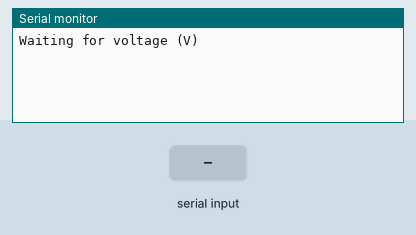
Recording of a sketch running on a simulated Arduino Uno, built with avr-gcc and run on an emulated ATmega328P. Parts: the last lines printed to the serial monitor. The inputs (shaded band) are chosen by the test bench.

Above: at 1.2 s.
1.3 s: "90,45\n" received over Serial
At 2.1 s:
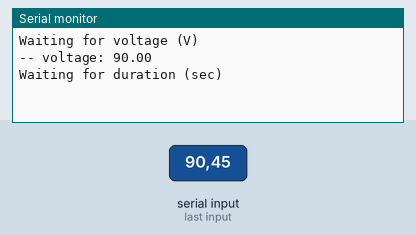
2.8 s: "1,90\n" received over Serial
At 4.0 s:
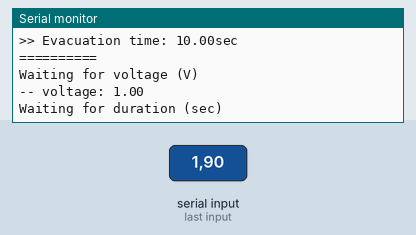

Measured:
- after the input at 1.3 s, the serial monitor: prints a new line at once (image 1)
- after the input at 2.8 s, the serial monitor: prints a new line after 0.41 s (image 2)

The sketch:

fuzzy_example.ino
```cpp
#include"FuzzyAlarm.h"

FuzzyAlarm fa;

float products[9];
float results[9];

void setup() {
  // put your setup code here, to run once:
  Serial.begin(9600);
}

void loop() {
  Serial.println("Waiting for voltage (V)");
  while( Serial.available() == false) {}
  float voltage = Serial.parseFloat(SKIP_ALL, '\n');
  Serial.print("-- voltage: ");
  Serial.println(voltage);
  Serial.println("Waiting for duration (sec)");
  while( Serial.available() == false) {}
  float duration = Serial.parseFloat(SKIP_ALL, '\n');
  Serial.print("-- duration: ");
  Serial.println(duration);
  Serial.println("New Run");
  triVal a = fa.getIntensity(voltage);
  printIntensity(a);
  triVal b = fa.getDistance(duration);
  printDistance(b);
  fa.calculateProducts(products, a, b);
  printProducts();
  fa.calculateResults(products, results);
  printResults();
  float evacuation = fa.getEvacuation(products, results);
  printEvacuation(evacuation);
}

void printIntensity(triVal t) {
  Serial.println("Calculating Intensity");
  Serial.print("> Weak: ");
  Serial.println(t.a);
  Serial.print("> Moderate: ");
  Serial.println(t.b);
  Serial.print("> Strong: ");
  Serial.println(t.c);
  Serial.println("----------");
}

void printDistance(triVal t) {
  Serial.println("Calculating Distance");
  Serial.print("> Near: ");
  Serial.println(t.a);
  Serial.print("> Middle: ");
  Serial.println(t.b);
  Serial.print("> Far: ");
  Serial.println(t.c);
  Serial.println("----------");
}

void printProducts() {
  Serial.println("Calculating Products");
  for (int i=0; i<9; i++) {
    Serial.print("> P");
    Serial.print(i+1);
    Serial.print(" [ ");
    Serial.print(fa.getIntensityLabel(i));
    Serial.print(" - ");
    Serial.print(fa.getDensityLabel(i));
    Serial.print(" ] \t");
    Serial.print(products[i]);
    Serial.print(" (");
    Serial.print(fa.getEvacuationLabel(i));
    Serial.println(")");
  }
  Serial.println("----------");
}

void printResults() {
  Serial.println("Calculating Results");
  for (int i=0; i<9; i++) {
    Serial.print("> P");
    Serial.print(i+1);
    Serial.print(" [ ");
    Serial.print(fa.getIntensityLabel(i));
    Serial.print(" - ");
    Serial.print(fa.getDensityLabel(i));
    Serial.print(" ] \t");
    Serial.print(results[i]);
    if (results[i] == 0) {
      Serial.print(" (Ignored)");
    }
    Serial.println("");
  }
  Serial.println("----------");
}

void printEvacuation(float value) {
  Serial.print(">> Evacuation time: ");
  Serial.print(value);
  Serial.println("sec");
  Serial.println("==========");
}
```

FuzzyAlarm.cpp
```cpp
#include "Arduino.h"
#include "FuzzyAlarm.h"

/*
 * Fuzzy class funtions
 */
FuzzyAlarm::FuzzyAlarm() {
  initVars();
}

void FuzzyAlarm::initVars() {
  _ix1 = 0.5;
  _ix2 = 1;
  _ix3 = 1.5;
  _iy = 1;

  _dx1 = 10;
  _dx2 = 20;
  _dx3 = 30;
  _dy = 1;

  _ex1 = 5;
  _ex2 = 10;
  _ex3 = 15;
  _ey = 1;

  _factors[0] = _ex2;
  _factors[1] = _ex3;
  _factors[2] = _ex3;
  _factors[3] = _ex1;
  _factors[4] = _ex1;
  _factors[5] = _ex2;
  _factors[6] = _ex1;
  _factors[7] = _ex1;
  _factors[8] = _ex2;
}

void FuzzyAlarm::setIntensityVars(float x1, float x2, float x3, float y) {

}

void FuzzyAlarm::setDensityVars(float x1, float x2, float x3, float y) {

}

void FuzzyAlarm::setEvacuationVars(float x1, float x2, float x3, float y) {

}

float FuzzyAlarm::calculateFactor(float x1, float y1, float x2, float y2) {
  return (y2-y1)/(x2-x1);
}

triVal FuzzyAlarm::getIntensity(float voltage) {
  triVal retVal;
  if (voltage >= 0 && voltage <= _ix1) retVal.a = _iy;
  if (voltage > _ix1 && voltage < _ix2) retVal.a = -2 * voltage + 2;
  if (voltage > _ix1 && voltage <= _ix2) retVal.b = 2 * voltage - 1;
  if (voltage > _ix2 && voltage < _ix3) retVal.b = -2 * voltage + 3;
  if (voltage > _ix2 && voltage <= _ix3) retVal.c = 2 * voltage - 2;
  if (voltage > _ix3) retVal.c = _iy;
  return retVal;
}

triVal FuzzyAlarm::getDistance(float seconds) {
  triVal retVal;
  if (seconds >= 0 && seconds <= _dx1) retVal.a = _iy;
  if (seconds > _dx1 && seconds < _dx2) retVal.a = -0.1 * seconds + 2;
  if (seconds > _dx1 && seconds <= _dx2) retVal.b = 0.1 * seconds - 1;
  if (seconds > _dx2 && seconds < _dx3) retVal.b = -0.1 * seconds + 3;
  if (seconds > _dx2 && seconds <= _dx3) retVal.c = 0.1 * seconds - 2;
  if (seconds > _dx3) retVal.c = _dy;
  return retVal;
}

void FuzzyAlarm::calculateProducts(float* results, triVal intensity, triVal distance) {
  results[0] = (intensity.a < distance.a) ? intensity.a : distance.a;
  results[1] = (intensity.a < distance.b) ? intensity.a : distance.b;
  results[2] = (intensity.a < distance.c) ? intensity.a : distance.c;
  results[3] = (intensity.b < distance.a) ? intensity.b : distance.a;
  results[4] = (intensity.b < distance.b) ? intensity.b : distance.b;
  results[5] = (intensity.b < distance.c) ? intensity.b : distance.c;
  results[6] = (intensity.c < distance.a) ? intensity.c : distance.a;
  results[7] = (intensity.c < distance.b) ? intensity.c : distance.b;
  results[8] = (intensity.c < distance.c) ? intensity.c : distance.c;
}

String FuzzyAlarm::getIntensityLabel(int index) {
  if (index < 3) return "W";
  if (index < 6) return "M";
  return "S";
}

String FuzzyAlarm::getDensityLabel(int index) {
  if (index == 0 || index == 3 || index == 6) return "N";
  if (index == 1 || index == 4 || index == 7) return "M";
  return "F";
}

String FuzzyAlarm::getEvacuationLabel(int index) {
  if (_factors[index] == _ex1) return "Fast";
  if (_factors[index] == _ex2) return "Average";
  if (_factors[index] == _ex3) return "Slow";
}

float FuzzyAlarm::getFactor(int index) {
  return _factors[index];
}

void FuzzyAlarm::calculateResults(float* products, float* results) {
  for (int i=0; i<9; i++) {
    results[i] = products[i] * _factors[i];
  }
}

float FuzzyAlarm::getEvacuation(float* products, float* results) {
  float top = 0, bot = 0;
  for (int i=0; i<9; i++) {
    top += results[i];
    bot += products[i];
  }
  return top / bot;
}
```

FuzzyAlarm.h
```cpp
/*
 *
 */

#ifndef FuzzyAlarm_h
#define FuzzyAlarm_h

  #include "Arduino.h"

  typedef struct trival {
    float a = 0, b = 0, c = 0;
  } triVal;

  class FuzzyAlarm {
    public:
      FuzzyAlarm();

      void setIntensityVars(float x1, float x2, float x3, float y);
      void setDensityVars(float x1, float x2, float x3, float y);
      void setEvacuationVars(float x1, float x2, float x3, float y);

      triVal getIntensity(float voltage);
      triVal getDistance(float seconds);
      void calculateProducts(float* results, triVal intensity, triVal distance);
      void calculateResults(float* products, float* results);
      String getIntensityLabel(int index);
      String getDensityLabel(int index);
      String getEvacuationLabel(int index);
      float getFactor(int index);
      float getEvacuation(float* products, float* results);

    private:
      float _ix1, _ix2, _ix3, _iy;
      float _dx1, _dx2, _dx3, _dy;
      float _ex1, _ex2, _ex3, _ey;
      float _factors[9];
      void initVars();
      float calculateFactor(float x1, float y1, float x2, float y2);
  };

#endif
```
